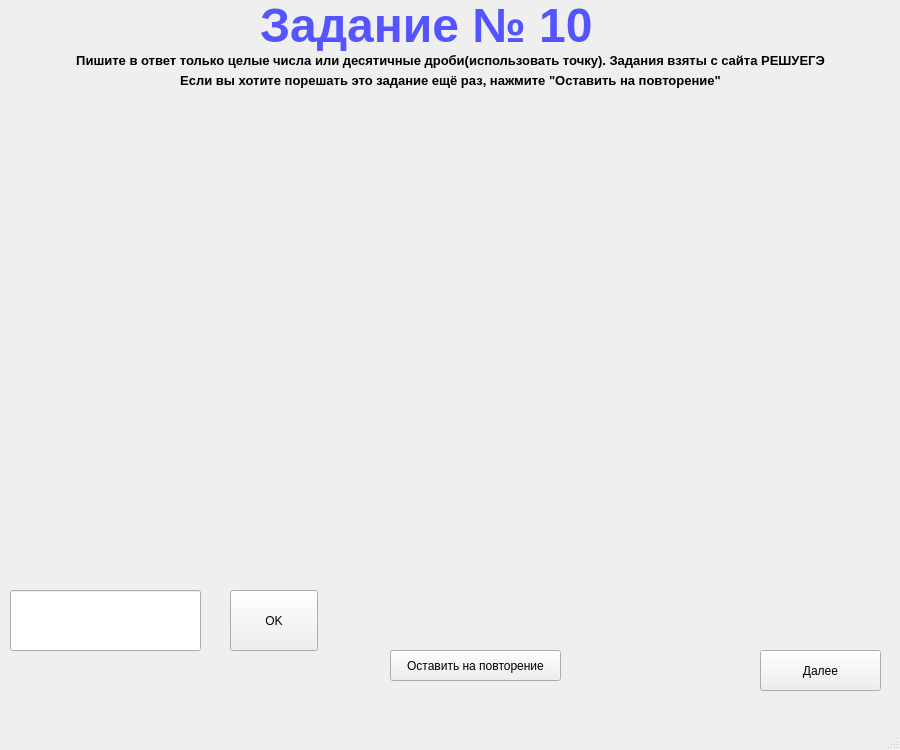
<?xml version="1.0" encoding="UTF-8"?>
<ui version="4.0">
 <class>MainWindow</class>
 <widget class="QMainWindow" name="MainWindow">
  <property name="geometry">
   <rect>
    <x>0</x>
    <y>0</y>
    <width>900</width>
    <height>750</height>
   </rect>
  </property>
  <property name="windowTitle">
   <string>MainWindow</string>
  </property>
  <widget class="QWidget" name="centralwidget">
   <widget class="QLabel" name="label">
    <property name="geometry">
     <rect>
      <x>260</x>
      <y>0</y>
      <width>351</width>
      <height>51</height>
     </rect>
    </property>
    <property name="palette">
     <palette>
      <active>
       <colorrole role="WindowText">
        <brush brushstyle="SolidPattern">
         <color alpha="255">
          <red>85</red>
          <green>85</green>
          <blue>255</blue>
         </color>
        </brush>
       </colorrole>
      </active>
      <inactive>
       <colorrole role="WindowText">
        <brush brushstyle="SolidPattern">
         <color alpha="255">
          <red>85</red>
          <green>85</green>
          <blue>255</blue>
         </color>
        </brush>
       </colorrole>
      </inactive>
      <disabled>
       <colorrole role="WindowText">
        <brush brushstyle="SolidPattern">
         <color alpha="255">
          <red>160</red>
          <green>162</green>
          <blue>164</blue>
         </color>
        </brush>
       </colorrole>
      </disabled>
     </palette>
    </property>
    <property name="font">
     <font>
      <pointsize>36</pointsize>
      <weight>75</weight>
      <bold>true</bold>
     </font>
    </property>
    <property name="text">
     <string>Задание № 10</string>
    </property>
   </widget>
   <widget class="QLabel" name="label_2">
    <property name="geometry">
     <rect>
      <x>0</x>
      <y>50</y>
      <width>901</width>
      <height>21</height>
     </rect>
    </property>
    <property name="font">
     <font>
      <pointsize>10</pointsize>
      <weight>75</weight>
      <bold>true</bold>
     </font>
    </property>
    <property name="text">
     <string>Пишите в ответ только целые числа или десятичные дроби(использовать точку). Задания взяты с сайта РЕШУЕГЭ</string>
    </property>
    <property name="alignment">
     <set>Qt::AlignCenter</set>
    </property>
   </widget>
   <widget class="QLabel" name="color_fon">
    <property name="geometry">
     <rect>
      <x>20</x>
      <y>100</y>
      <width>840</width>
      <height>411</height>
     </rect>
    </property>
    <property name="text">
     <string/>
    </property>
   </widget>
   <widget class="QLabel" name="t_or_f_p1">
    <property name="geometry">
     <rect>
      <x>50</x>
      <y>520</y>
      <width>761</width>
      <height>51</height>
     </rect>
    </property>
    <property name="text">
     <string/>
    </property>
   </widget>
   <widget class="QLineEdit" name="ans_p1">
    <property name="geometry">
     <rect>
      <x>10</x>
      <y>590</y>
      <width>191</width>
      <height>61</height>
     </rect>
    </property>
   </widget>
   <widget class="QPushButton" name="btn_ok_p1">
    <property name="geometry">
     <rect>
      <x>230</x>
      <y>590</y>
      <width>88</width>
      <height>61</height>
     </rect>
    </property>
    <property name="text">
     <string>OK</string>
    </property>
   </widget>
   <widget class="QPushButton" name="btn_next_p1">
    <property name="geometry">
     <rect>
      <x>760</x>
      <y>650</y>
      <width>121</width>
      <height>41</height>
     </rect>
    </property>
    <property name="text">
     <string>Далее</string>
    </property>
   </widget>
   <widget class="QPushButton" name="btn_repeat">
    <property name="geometry">
     <rect>
      <x>390</x>
      <y>650</y>
      <width>171</width>
      <height>31</height>
     </rect>
    </property>
    <property name="text">
     <string>Оставить на повторение</string>
    </property>
   </widget>
   <widget class="QLabel" name="label_3">
    <property name="geometry">
     <rect>
      <x>10</x>
      <y>70</y>
      <width>881</width>
      <height>21</height>
     </rect>
    </property>
    <property name="font">
     <font>
      <pointsize>10</pointsize>
      <weight>75</weight>
      <bold>true</bold>
     </font>
    </property>
    <property name="text">
     <string>Если вы хотите порешать это задание ещё раз, нажмите &quot;Оставить на повторение&quot;</string>
    </property>
    <property name="alignment">
     <set>Qt::AlignCenter</set>
    </property>
   </widget>
   <widget class="QLabel" name="problem_1">
    <property name="geometry">
     <rect>
      <x>20</x>
      <y>100</y>
      <width>851</width>
      <height>411</height>
     </rect>
    </property>
    <property name="text">
     <string/>
    </property>
    <property name="alignment">
     <set>Qt::AlignCenter</set>
    </property>
   </widget>
  </widget>
  <widget class="QMenuBar" name="menubar">
   <property name="geometry">
    <rect>
     <x>0</x>
     <y>0</y>
     <width>900</width>
     <height>30</height>
    </rect>
   </property>
  </widget>
  <widget class="QStatusBar" name="statusbar"/>
 </widget>
 <resources/>
 <connections/>
</ui>
